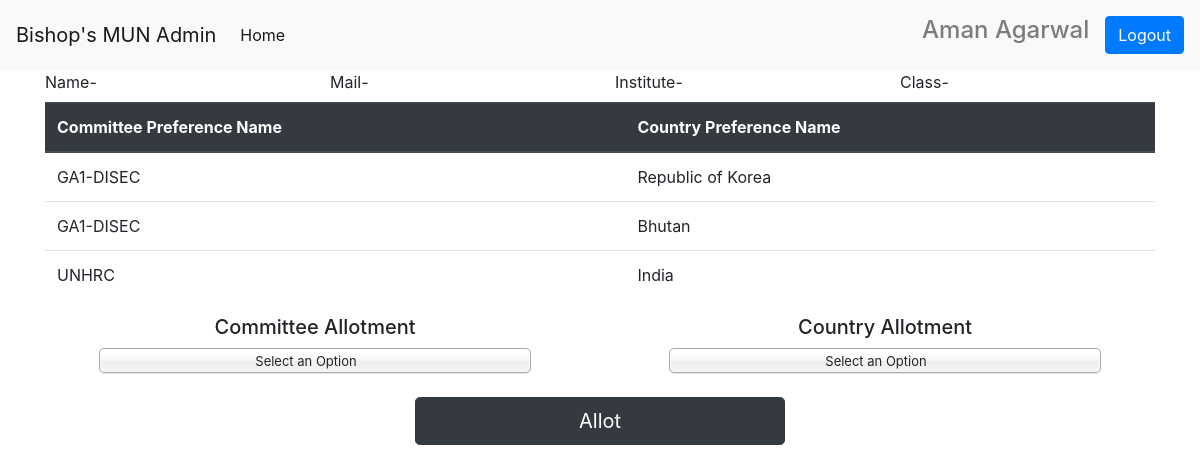
/accounts/allotment.php (signed in), run on the app's committed database.
### tables this page shows
CREATE TABLE `allotment` (
  `id` int(11) NOT NULL,
  `nameID` int(11) DEFAULT NULL,
  `orgID` int(11) NOT NULL,
  `country` varchar(255) NOT NULL
);

CREATE TABLE `committee` (
  `id` int(11) NOT NULL,
  `name` varchar(20) NOT NULL
);

### accounts/actions/config.php (called while the page is built, shortened)
<?php
class Database {
    function getConnection() {
        $this->servername = "localhost";
        $this->username = "root";
        $this->password = "";
        $this->dbname = "u752327893_maindb";
        $con = new mysqli($this->servername, $this->username, $this->password, $this->dbname);
        return $con;
    }
}
?>

### accounts/actions/Names.php (called while the page is built, shortened)
<?php
include_once 'config.php';
include_once 'Preference.php';
include_once 'Allotment.php';
include_once 'Committees.php';
class Names extends Database {
    protected $con;
    function __construct() {
        $this->con = parent::getConnection();
    }
    function getInfoById($id) {
        $this->query = "SELECT * from names where id= '$id' limit 1";
        $personInfo =  $this->con->query($this->query);
        $personInfo = $personInfo->fetch_assoc();
        return $personInfo;
    }
}
?>

### accounts/actions/Preference.php (called while the page is built, shortened)
<?php
include_once 'config.php';
class Preference extends Database {
    protected $con;
    function __construct() {
        $this->con = parent::getConnection();
    }
    function getPreferenceByID($id) {
        $this->query = "select allotmentID from preference where nameID = '$id'";
        $preferenceObject =  $this->con->query($this->query);
        $preferenceList = array();
        if($preferenceObject->num_rows>0) {
            while ($row = $preferenceObject->fetch_assoc()) {
                $preferenceList[] = $row['allotmentID'];
            }
        }
        return $preferenceList;
    }
}
?>

### accounts/actions/Allotment.php (called while the page is built, shortened)
<?php
include_once 'config.php';
include_once 'Committees.php';
include_once 'Names.php';
class Allotment extends Database {
    protected $con;
    function __construct() {
        $this->con = parent::getConnection();
    }
    function getAllotmentDetailsByID($id) {
        $this->query = "SELECT * from allotment where id= '$id' limit 1";
        $allotmentObject =  $this->con->query($this->query);
        $allotmentObject = $allotmentObject->fetch_assoc();
        return $allotmentObject;
    }
}
?>

### accounts/actions/Committees.php (called while the page is built, shortened)
<?php
include_once 'config.php';
class Committees extends Database {
    protected $con;
    function __construct() {
        $this->con = parent::getConnection();
    }
    function getCommitteeNameByID($id) {
        $this->query = "SELECT name from committee where id= '$id' limit 1";
        $committeeName =  $this->con->query($this->query);
        $committeeName = $committeeName->fetch_assoc();
        return $committeeName['name'];
    }
}
?>

### accounts/allotment.php (the view, shortened to what this page needs)
<?php
include_once 'head.php';
include_once 'actions/Preference.php';
include_once 'actions/Names.php';
include_once 'actions/Committees.php';
$name = new Names();
$personInfo = $name->getInfoById($_GET['id']);
$preference = new Preference();
$preferenceList = $preference->getPreferenceByID($_GET['id']);
$allotment = new Allotment();
$committee = new Committees();
?>
<div class="container">
    <form action="actions/controller.php" method="post">
         <div class="row">
                <div class="col ">Name-<h3><?php echo $personInfo['fullName'] ?></h3></div>
                <div class="col">Mail-<h3><?php echo $personInfo['mail1'] ?></h3></div>
         		<div class="col">Institute-<h3><?php echo $personInfo['institution'] ?></h3></div>
                <div class="col">Class-<h3><?php echo $personInfo['class'] ?></h3></div>
        </div>
        <div class="row">
        <div class="col">
        <table class="table">
          <thead class="thead-dark">
            <tr>
            	<th scope="col">Committee Preference Name</th>
            	<th scope="col">Country Preference Name</th>
            </tr>
          </thead>
          <?php if($personInfo['pFrom'] == 0) {?>
          <tbody>
          <?php foreach ($preferenceList as $preference) {
             $allotmentInfo =  $allotment->getAllotmentDetailsByID($preference);
             $committeeName = $committee->getCommitteeNameByID($allotmentInfo['orgID']);
           ?>
            <tr>
                <td><?php echo $committeeName?></td>
                <td><?php echo $allotmentInfo['country']?></td>
            </tr>
            <?php }?>
          </tbody>
          <?php } else if ($personInfo['pFrom'] == 1) {?>
          <tbody>
          	<tr>
          		<td><?php echo $personInfo['cm1']?></td>
          		<td><?php echo $personInfo['co1']?></td>
          	</tr>
          	<tr>
          		<td><?php echo $personInfo['cm2']?></td>
          		<td><?php echo $personInfo['co2']?></td>
          	</tr>
          	<tr>
          		<td><?php echo $personInfo['cm3']?></td>
          		<td><?php echo $personInfo['co3']?></td>
          	</tr>
          	<tr>
          		<td><?php echo $personInfo['cm4']?></td>
          		<td><?php echo $personInfo['co4']?></td>
          	</tr>
          	<tr>
          		<td><?php echo $personInfo['cm5']?></td>
          		<td><?php echo $personInfo['co5']?></td>
          	</tr>
          </tbody>
          <?php }?>
		</table>
		</div>
		</div>
    	<div align="center" class="row">
    		<div class="col">
    			<h5>Committee Allotment</h5>
        	</div>
        	<div class="col">
    			<h5>Country Allotment</h5>
    		</div>
        </div>
    	<br />
    	<div class="row">
    		<div class="col">
                <div align="center">
                		<input class="btn btn-dark btn-lg col-4" type="submit" value="Allot"/>
                </div>
            </div>
        </div>
    </form>
</div>
<?php include_once 'footer.php';?>

### data on the page
allotment: orgID.name "GA1-DISEC", country "Republic of Korea"
allotment: orgID.name "GA1-DISEC", country "Bhutan"
allotment: orgID.name "UNHRC", country "India"

### other printed values
$_SESSION['adminLogin'] "Aman Agarwal"
